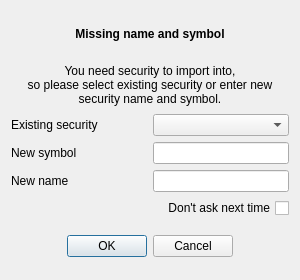
<?xml version="1.0" encoding="UTF-8"?>
<ui version="4.0">
 <class>SecurityDlg</class>
 <widget class="QDialog" name="SecurityDlg">
  <property name="geometry">
   <rect>
    <x>0</x>
    <y>0</y>
    <width>300</width>
    <height>280</height>
   </rect>
  </property>
  <property name="windowTitle">
   <string>Security</string>
  </property>
  <layout class="QVBoxLayout" name="verticalLayout">
   <item>
    <widget class="QLabel" name="label_title">
     <property name="font">
      <font>
       <weight>75</weight>
       <bold>true</bold>
      </font>
     </property>
     <property name="text">
      <string>Missing name and symbol</string>
     </property>
     <property name="alignment">
      <set>Qt::AlignCenter</set>
     </property>
    </widget>
   </item>
   <item>
    <widget class="QLabel" name="label_info">
     <property name="text">
      <string>You need security to import into,
so please select existing security or enter new security name and symbol.</string>
     </property>
     <property name="alignment">
      <set>Qt::AlignCenter</set>
     </property>
     <property name="wordWrap">
      <bool>true</bool>
     </property>
    </widget>
   </item>
   <item>
    <layout class="QGridLayout" name="gridLayout">
     <item row="0" column="1">
      <widget class="QComboBox" name="cbSecurity">
       <property name="sizePolicy">
        <sizepolicy hsizetype="Preferred" vsizetype="Preferred">
         <horstretch>0</horstretch>
         <verstretch>0</verstretch>
        </sizepolicy>
       </property>
      </widget>
     </item>
     <item row="1" column="1">
      <widget class="QLineEdit" name="leNewSymbol">
       <property name="sizePolicy">
        <sizepolicy hsizetype="Preferred" vsizetype="Preferred">
         <horstretch>0</horstretch>
         <verstretch>0</verstretch>
        </sizepolicy>
       </property>
      </widget>
     </item>
     <item row="2" column="1">
      <widget class="QLineEdit" name="leNewName">
       <property name="sizePolicy">
        <sizepolicy hsizetype="Preferred" vsizetype="Preferred">
         <horstretch>0</horstretch>
         <verstretch>0</verstretch>
        </sizepolicy>
       </property>
      </widget>
     </item>
     <item row="0" column="0">
      <widget class="QLabel" name="lblSecurity">
       <property name="text">
        <string>Existing security</string>
       </property>
      </widget>
     </item>
     <item row="1" column="0">
      <widget class="QLabel" name="lblNewSymbol">
       <property name="text">
        <string>New symbol</string>
       </property>
      </widget>
     </item>
     <item row="2" column="0">
      <widget class="QLabel" name="lblNewName">
       <property name="text">
        <string>New name</string>
       </property>
      </widget>
     </item>
     <item row="3" column="1" alignment="Qt::AlignLeft">
      <widget class="QCheckBox" name="cbDontAsk">
       <property name="sizePolicy">
        <sizepolicy hsizetype="Preferred" vsizetype="Preferred">
         <horstretch>0</horstretch>
         <verstretch>0</verstretch>
        </sizepolicy>
       </property>
       <property name="layoutDirection">
        <enum>Qt::RightToLeft</enum>
       </property>
       <property name="text">
        <string>Don't ask next time</string>
       </property>
      </widget>
     </item>
    </layout>
   </item>
   <item>
    <widget class="QDialogButtonBox" name="buttonBox">
     <property name="sizePolicy">
      <sizepolicy hsizetype="Preferred" vsizetype="Preferred">
       <horstretch>0</horstretch>
       <verstretch>0</verstretch>
      </sizepolicy>
     </property>
     <property name="standardButtons">
      <set>QDialogButtonBox::Cancel|QDialogButtonBox::Ok</set>
     </property>
     <property name="centerButtons">
      <bool>true</bool>
     </property>
    </widget>
   </item>
  </layout>
 </widget>
 <layoutdefault spacing="6" margin="11"/>
 <resources/>
 <connections>
  <connection>
   <sender>buttonBox</sender>
   <signal>accepted()</signal>
   <receiver>SecurityDlg</receiver>
   <slot>accept()</slot>
   <hints>
    <hint type="sourcelabel">
     <x>302</x>
     <y>276</y>
    </hint>
    <hint type="destinationlabel">
     <x>302</x>
     <y>152</y>
    </hint>
   </hints>
  </connection>
  <connection>
   <sender>buttonBox</sender>
   <signal>rejected()</signal>
   <receiver>SecurityDlg</receiver>
   <slot>reject()</slot>
   <hints>
    <hint type="sourcelabel">
     <x>302</x>
     <y>276</y>
    </hint>
    <hint type="destinationlabel">
     <x>302</x>
     <y>152</y>
    </hint>
   </hints>
  </connection>
 </connections>
 <designerdata>
  <property name="gridDeltaX">
   <number>2</number>
  </property>
  <property name="gridDeltaY">
   <number>2</number>
  </property>
  <property name="gridSnapX">
   <bool>true</bool>
  </property>
  <property name="gridSnapY">
   <bool>true</bool>
  </property>
  <property name="gridVisible">
   <bool>true</bool>
  </property>
 </designerdata>
</ui>
